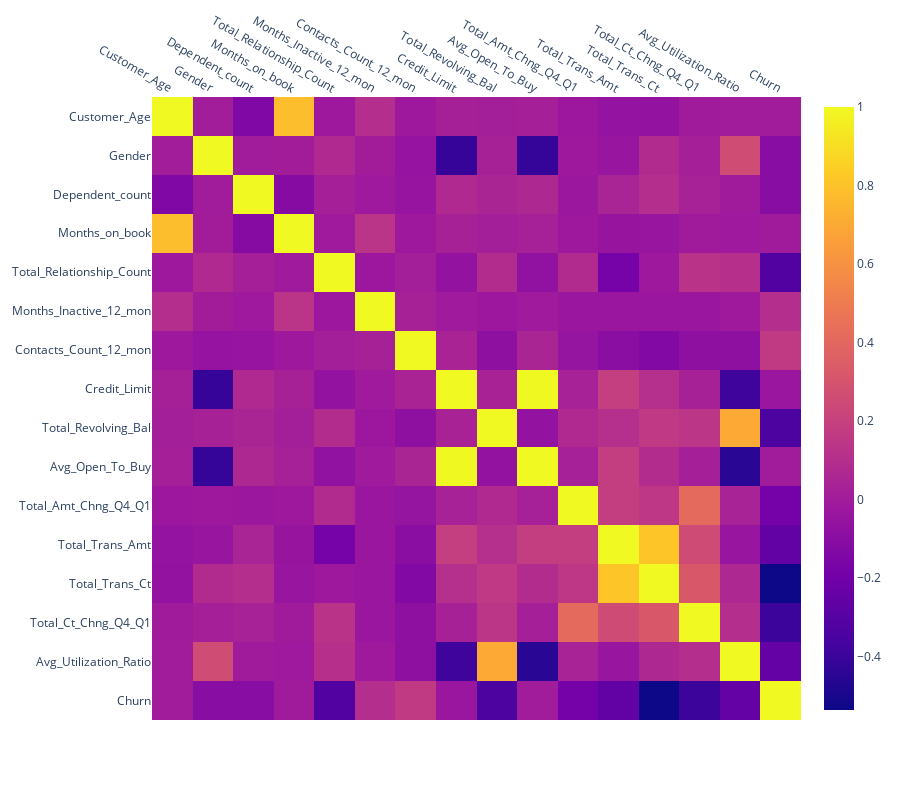

The notebook cell this image was saved under:
### Code cell
corr2 = upsampled.corr()

fig = px.imshow(corr2, text_auto=False, aspect="auto", height=800)

fig.update_traces(hovertemplate='Correlation: %{z:.2f}')

fig.update_layout(xaxis_side="top")

fig.show()

### Figure 1 — Plotly figure (JSON) as saved in the notebook; plotly's stock layout.template omitted (floating-point values rounded to 4 significant figures; data arrays with more than 128 entries replaced by an {"elided": "..."} marker saying what was removed)
{"data": [{"coloraxis": "coloraxis", "hovertemplate": "Correlation: %{z:.2f}", "name": "0", "type": "heatmap", "x": ["Customer_Age", "Gender", "Dependent_count", "Months_on_book", "Total_Relationship_Count", "Months_Inactive_12_mon", "Contacts_Count_12_mon", "Credit_Limit", "Total_Revolving_Bal", "Avg_Open_To_Buy", "Total_Amt_Chng_Q4_Q1", "Total_Trans_Amt", "Total_Trans_Ct", "Total_Ct_Chng_Q4_Q1", "Avg_Utilization_Ratio", "Churn"], "xaxis": "x", "y": ["Customer_Age", "Gender", "Dependent_count", "Months_on_book", "Total_Relationship_Count", "Months_Inactive_12_mon", "Contacts_Count_12_mon", "Credit_Limit", "Total_Revolving_Bal", "Avg_Open_To_Buy", "Total_Amt_Chng_Q4_Q1", "Total_Trans_Amt", "Total_Trans_Ct", "Total_Ct_Chng_Q4_Q1", "Avg_Utilization_Ratio", "Churn"], "yaxis": "y", "z": {"elided": "16x16 float values"}}], "layout": {"coloraxis": {"colorscale": [[0, "#0d0887"], [0.1111, "#46039f"], [0.2222, "#7201a8"], [0.3333, "#9c179e"], [0.4444, "#bd3786"], [0.5556, "#d8576b"], [0.6667, "#ed7953"], [0.7778, "#fb9f3a"], [0.8889, "#fdca26"], [1, "#f0f921"]]}, "height": 800, "margin": {"t": 60}, "xaxis": {"anchor": "y", "domain": [0, 1], "side": "top"}, "yaxis": {"anchor": "x", "autorange": "reversed", "domain": [0, 1]}}}
